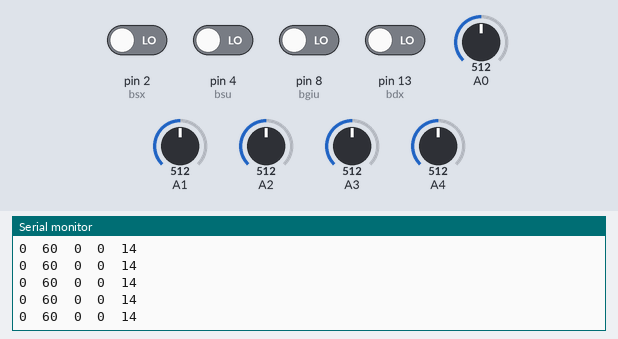
The sketch below on a simulated Arduino Uno, built with avr-gcc and run on an emulated ATmega328P. Parts: the last lines printed to the serial monitor. The inputs (shaded band) are chosen by the test bench; at power-on: pin 2 (bsx), pin 4 (bsu), pin 8 (bgiu), pin 13 (bdx) LOW, A0 = 512, A1 = 512, A4 = 512, A2 = 512, A3 = 512. No radio packets arrive unless stated.

Above: at 1.2 s.
1.3 s: A0 set to 539
At 1.35 s:
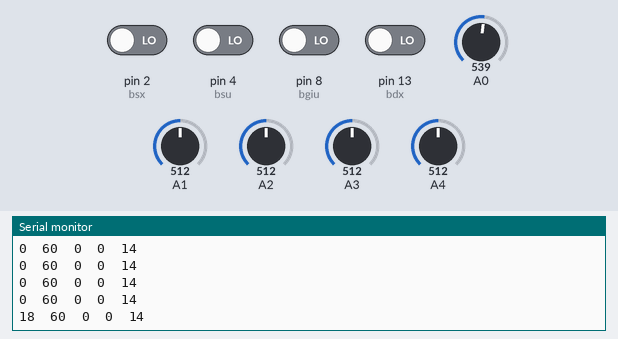
4.3 s: A1 set to 668
At 4.3 s:
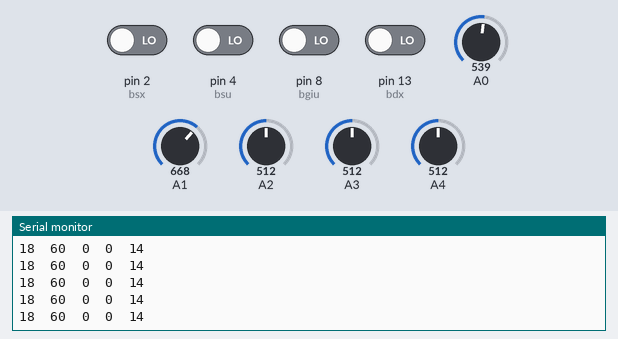
7.3 s: A1 set to 695
At 7.3 s:
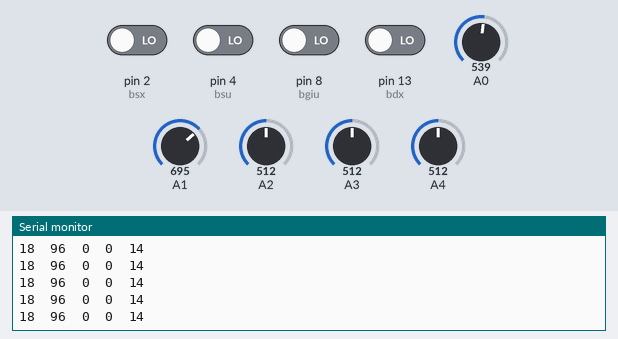
11.8 s: A4 set to 685
At 11.84 s:
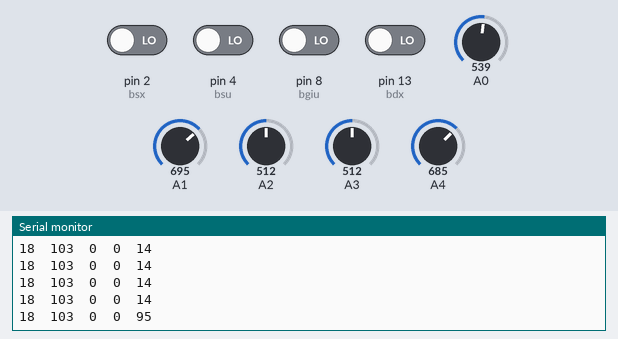
13.3 s: A4 set to 708
At 13.31 s:
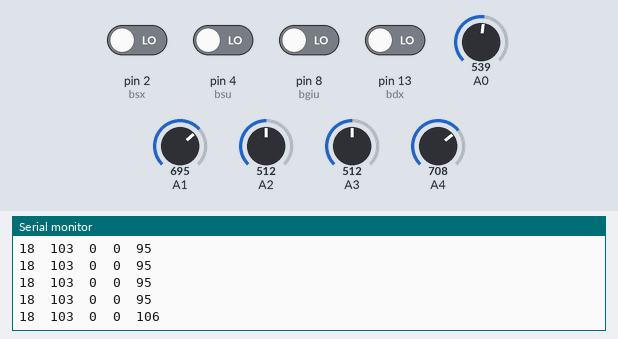
Timing chart, 0 to 15.8 s (numbered marks = the images above; inputs shaded):
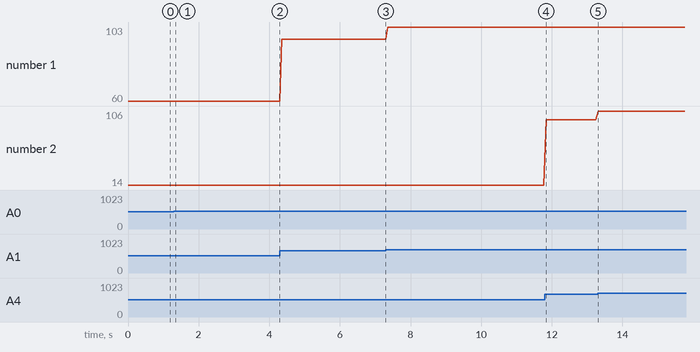

Measured:
- after the input at 1.3 s, the serial monitor: prints a new line after 0.05 s (image 1)
- after the input at 11.8 s, the serial monitor: prints a new line at once (image 4)
- after the input at 13.3 s, the serial monitor: prints a new line at once (image 5)
- plotted number 1: 60 → 96 after the input at 4.3 s, 96 → 103 after the input at 7.3 s
- plotted number 2: 14 → 95 after the input at 11.8 s, 95 → 106 after the input at 13.3 s

The sketch:

170306codice_1.ino
```cpp
#include <VirtualWire.h>

int bsu  = 4;
int bgiu = 8;
int bdx  = 13;
int bsx  = 2;
uint8_t pot1 = 0;
uint8_t pot2 = 1;
uint8_t pot3 = 2;
uint8_t pot4 = 3;
uint8_t pot5 = 4;

uint8_t su   = 0;
uint8_t giu  = 0;
uint8_t dx   = 0;
uint8_t sx   = 0;
uint8_t Value1 = 0;
uint8_t Value2 = 0;
uint8_t Value3 = 0;
uint8_t Value4 = 0;
uint8_t Value5 = 0;

uint8_t tras[9];

void setup () {

    Serial.begin(9600);

    vw_set_ptt_inverted(true);  // Required by the RF module
    vw_setup(2000);             // bps connection speed
    vw_set_tx_pin(12);           // Arduino pin to connect the transmit data pin

    pinMode(bsu,  INPUT);
    pinMode(bgiu, INPUT);
    pinMode(bdx,  INPUT);
    pinMode(bsx,  INPUT);
}

void loop() {
   su  = digitalRead(bsu);
   giu = digitalRead(bgiu);
   dx  = digitalRead(bdx);
   sx  = digitalRead(bsx);

   pot1 = analogRead(0);
   pot2 = analogRead(1);
   pot3 = analogRead(2);
   pot4 = analogRead(3);
   pot5 = analogRead(4);

//   Value1 = map(pot1, 0, 255, 0, 179);
//   Value2 = map(pot2, 0, 255, 0, 179);
//   Value3 = map(pot3, 0, 255, 0, 179);
//   Value4 = map(pot4, 0, 255, 0, 179);
//   Value5 = map(pot5, 0, 255, 0, 179);

   Value1 = map(pot1, 0, 255, 0, 179);
   Value2 = map(pot2, 0, 255, 60, 120);
   Value3 = map(pot3, 0, 255, 0, 179);
   Value4 = map(pot4, 0, 255, 0, 179);
   Value5 = map(pot5, 0, 255, 14, 134);

  Serial.print(Value1);
  Serial.print("\t");
  Serial.print(Value2);
  Serial.print("\t");
  Serial.print(Value3);
  Serial.print("\t");
  Serial.print(Value4);
  Serial.print("\t");
  Serial.println(Value5);

//   Serial.println(su);
//   Serial.println(giu);
//   Serial.println(dx);
//   Serial.println(sx);
//   Serial.println();

   tras[0] = su;
   tras[1] = giu;
   tras[2] = dx;
   tras[3] = sx;
   tras[4] = Value1;
   tras[5] = Value2;
   tras[6] = Value3;
   tras[7] = Value4;
   tras[8] = Value5;
   vw_send((uint8_t *)tras, 9);
   vw_wait_tx();

}
```
